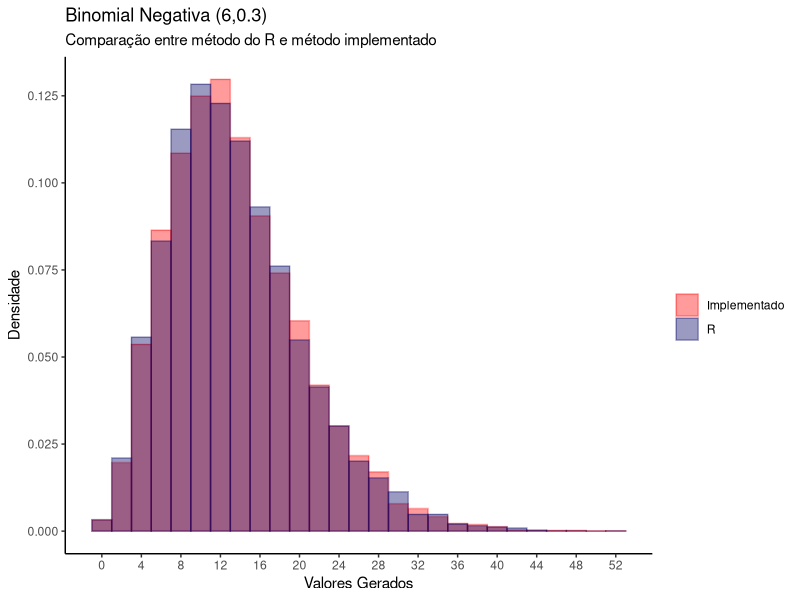

The R script that drew this image:
library(ggplot2)
set.seed(1)
gerapoisson <- function(lambda) {u=runif(1,0,1)
  p=exp(-lambda)
  f=p
  i=0
  x=i
  while (u>=f) {p=(lambda*p)/(i+1) 
    f=f+p 
    i=i+1 
    x=i}
  return(x)}
BinNeg <- function(m,r,p) {l=replicate(m,gerapoisson(sum(sapply(runif(r,0,1),function(u) -(p*log(u))/(1-p)))))
return(l)}
system.time(BinNeg(10000,6,0.7))
system.time(rnbinom(10000,6,0.3))
bn=BinNeg(10000,6,0.7)
bn_r=rnbinom(10000,6,0.3)
BN <- data.frame(count=bn)
BN_r <- data.frame(count=bn_r)
cA <- rgb(255,0,0,max=255,alpha=100)
cB <- rgb(0,0,100,max=255,alpha=100)
ggplot(data=BN,aes(x=count)) +
  geom_histogram(aes(y = stat(count) / sum(count), color="Implementado",fill="Implementado"),binwidth = 2) +
  geom_histogram(data=BN_r, aes(y = stat(count) / sum(count),color="R", fill="R"),binwidth = 2) +
  theme(panel.grid.major = element_blank(), panel.grid.minor = element_blank(),
        panel.background = element_blank(), axis.line = element_line(colour = "black"))+
  scale_color_manual("",  values=c("Implementado"=cA,"R"=cB)) +
  scale_fill_manual("",  values=c("Implementado"=cA,"R"=cB)) +
  labs(title="Binomial Negativa (6,0.3)", subtitle = "Comparação entre método do R e método implementado",x="Valores Gerados", y="Densidade")+
  scale_x_continuous(breaks=seq(0,56,4))+
  scale_y_continuous(breaks =seq(0,0.15,0.025))

mean(bn)
mean(bn_r)
var(bn)
var(bn_r)
median(bn)
median(bn_r)
